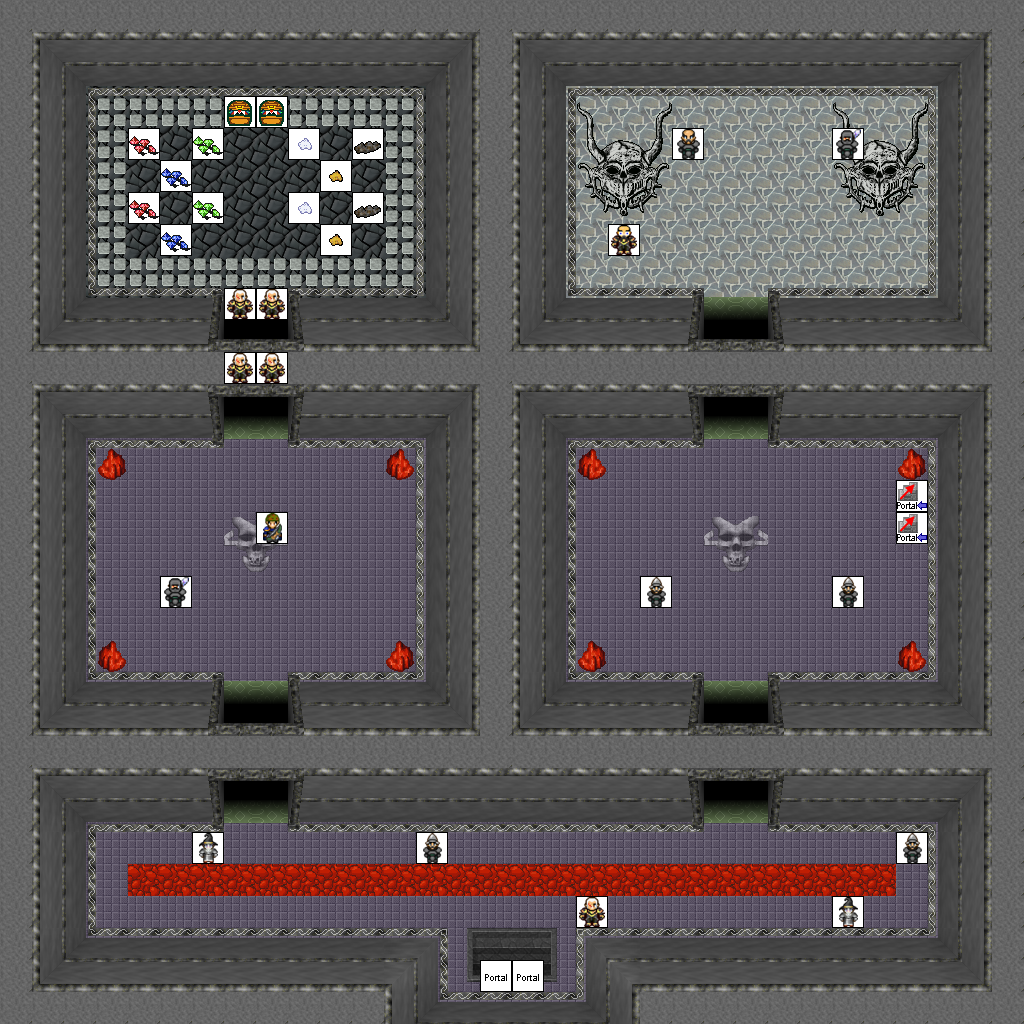

A 2D game scene composited from a Tiled map and its tileset images. What follows is a short description and the map's XML, with each tile layer's data collapsed to a summary:
An orthogonal 32x32 tile map with 32x32 px tiles, 5 tile layers (0_floor, 1_terrain, 2_object, 3_roof, ...), 2 hidden layers not drawn, 17 tilesets.

<map version="1.0" tiledversion="1.1.6" orientation="orthogonal" renderorder="right-down" width="32" height="32" tilewidth="32" tileheight="32" infinite="0" nextobjectid="1">
 <tileset firstgid="1" name="logic/collision" tilewidth="32" tileheight="32" tilecount="1" columns="1">
  <image source="../../tileset/logic/collision.png" width="32" height="32" />
 </tileset>
 <tileset firstgid="2" name="logic/protection" tilewidth="32" tileheight="32" tilecount="2" columns="2">
  <image source="../../tileset/logic/protection.png" width="64" height="32" />
 </tileset>
 <tileset firstgid="4" name="logic/portal" tilewidth="32" tileheight="32" tilecount="16" columns="8">
  <image source="../../tileset/logic/portal.png" width="256" height="64" />
 </tileset>
 <tileset firstgid="20" name="logic/creature/human_soldier" tilewidth="32" tileheight="32" tilecount="9" columns="9">
  <image source="../../tileset/logic/creature/human_soldier.png" width="288" height="32" />
 </tileset>
 <tileset firstgid="29" name="logic/creature/hybrid" tilewidth="32" tileheight="32" tilecount="16" columns="16">
  <image source="../../tileset/logic/creature/hybrid.png" trans="ff00ff" width="512" height="32" />
 </tileset>
 <tileset firstgid="45" name="logic/item/jewelry" tilewidth="32" tileheight="32" tilecount="3" columns="3">
  <image source="../../tileset/logic/item/jewelry.png" width="96" height="32" />
 </tileset>
 <tileset firstgid="48" name="logic/item/resources" tilewidth="32" tileheight="32" tilecount="6" columns="6">
  <image source="../../tileset/logic/item/resources.png" width="192" height="32" />
 </tileset>
 <tileset firstgid="54" name="ground/green_paving" tilewidth="32" tileheight="32" tilecount="18" columns="3">
  <image source="../../tileset/ground/green_paving.png" width="96" height="192" />
 </tileset>
 <tileset firstgid="72" name="ground/stone_floor" tilewidth="32" tileheight="32" tilecount="6" columns="3">
  <image source="../../tileset/ground/stone_floors.png" width="96" height="64" />
 </tileset>
 <tileset firstgid="78" name="ground/indoor/grey_skull" tilewidth="32" tileheight="32" tilecount="8" columns="4">
  <image source="../../tileset/ground/indoor/grey_skull.png" width="128" height="64" />
 </tileset>
 <tileset firstgid="86" name="ground/rock/rock_red" tilewidth="32" tileheight="32" tilecount="10" columns="2">
  <image source="../../tileset/ground/rock/rock_red.png" width="64" height="160" />
 </tileset>
 <tileset firstgid="96" name="building/stairs/stairs" tilewidth="32" tileheight="32" tilecount="12" columns="2">
  <image source="../../tileset/building/stairs/stairs.png" width="64" height="192" />
 </tileset>
 <tileset firstgid="108" name="building/stairs/grey_stone_stairs_down" tilewidth="32" tileheight="32" tilecount="6" columns="3">
  <image source="../../tileset/building/stairs/grey_stone_stairs_down.png" width="96" height="64" />
 </tileset>
 <tileset firstgid="114" name="terrain/ground/stone" tilewidth="32" tileheight="32" tilecount="4" columns="4">
  <image source="../../tileset/terrain/ground/stone.png" width="128" height="32" />
 </tileset>
 <tileset firstgid="118" name="building/wall/int_grey" tilewidth="32" tileheight="32" tilecount="121" columns="11">
  <image source="../../tileset/building/wall/int_grey.png" width="352" height="352" />
 </tileset>
 <tileset firstgid="239" name="building/entrance/grey" tilewidth="32" tileheight="32" tilecount="25" columns="5">
  <image source="../../tileset/building/entrance/grey.png" width="160" height="160" />
 </tileset>
 <tileset firstgid="264" name="object/creep_large" tilewidth="32" tileheight="32" tilecount="33" columns="3">
  <image source="../../tileset/object/creep_large.png" width="96" height="352" />
 </tileset>
 <layer name="0_floor" width="32" height="32">
  <data>[1024 cells, 1016 non-empty, 30 distinct tile ids]</data>
 </layer>
 <layer name="1_terrain" width="32" height="32">
  <data>[1024 cells, 288 non-empty, 40 distinct tile ids]</data>
 </layer>
 <layer name="2_object" width="32" height="32">
  <data>[1024 cells, 18 non-empty, 5 distinct tile ids]</data>
 </layer>
 <layer name="3_roof" width="32" height="32">
  <data>[1024 cells, 48 non-empty, 7 distinct tile ids]</data>
 </layer>
 <layer name="objects" width="32" height="32">
  <data>[1024 cells, 34 non-empty, 16 distinct tile ids]</data>
 </layer>
 <layer name="collision" width="32" height="32" visible="0" opacity="0.51">
  <data>[1024 cells, 633 non-empty, 1 distinct tile ids]</data>
 </layer>
 <layer name="protection" width="32" height="32" visible="0" opacity="0.48">
  <data>[1024 cells, 70 non-empty, 1 distinct tile ids]</data>
 </layer>
</map>
